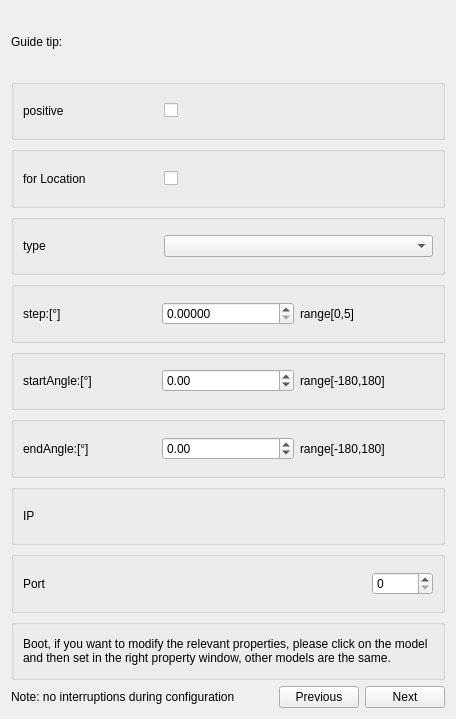
<?xml version="1.0" encoding="UTF-8"?>
<ui version="4.0">
 <class>LaserContentSetting</class>
 <widget class="QWidget" name="LaserContentSetting">
  <property name="geometry">
   <rect>
    <x>0</x>
    <y>0</y>
    <width>456</width>
    <height>719</height>
   </rect>
  </property>
  <property name="windowTitle">
   <string>Laser Guidence Setting</string>
  </property>
  <layout class="QVBoxLayout" name="verticalLayout">
   <item>
    <layout class="QHBoxLayout" name="horizontalLayout_18">
     <item>
      <widget class="QLabel" name="label_prompt">
       <property name="text">
        <string>Guide tip:</string>
       </property>
      </widget>
     </item>
     <item>
      <widget class="QLabel" name="label_direction">
       <property name="text">
        <string/>
       </property>
      </widget>
     </item>
    </layout>
   </item>
   <item>
    <widget class="QGroupBox" name="groupBox_0">
     <property name="title">
      <string/>
     </property>
     <layout class="QHBoxLayout" name="horizontalLayout_3">
      <item>
       <layout class="QHBoxLayout" name="horizontalLayout" stretch="1,2">
        <item>
         <widget class="QLabel" name="label_2">
          <property name="text">
           <string>positive</string>
          </property>
         </widget>
        </item>
        <item>
         <widget class="QCheckBox" name="checkBox_inverse">
          <property name="text">
           <string/>
          </property>
         </widget>
        </item>
       </layout>
      </item>
     </layout>
    </widget>
   </item>
   <item>
    <widget class="QGroupBox" name="groupBox_1">
     <property name="title">
      <string/>
     </property>
     <layout class="QHBoxLayout" name="horizontalLayout_7">
      <item>
       <layout class="QHBoxLayout" name="horizontalLayout_2" stretch="1,2">
        <item>
         <widget class="QLabel" name="label_location">
          <property name="text">
           <string>for Location</string>
          </property>
         </widget>
        </item>
        <item>
         <widget class="QCheckBox" name="checkBox_forLocation">
          <property name="text">
           <string/>
          </property>
         </widget>
        </item>
       </layout>
      </item>
     </layout>
    </widget>
   </item>
   <item>
    <widget class="QGroupBox" name="groupBox_2">
     <property name="title">
      <string/>
     </property>
     <layout class="QHBoxLayout" name="horizontalLayout_17">
      <item>
       <layout class="QHBoxLayout" name="horizontalLayout_6" stretch="1,2">
        <item>
         <widget class="QLabel" name="label_9">
          <property name="text">
           <string>type</string>
          </property>
         </widget>
        </item>
        <item>
         <widget class="customComboBox" name="comboBox_type"/>
        </item>
       </layout>
      </item>
     </layout>
    </widget>
   </item>
   <item>
    <widget class="QGroupBox" name="groupBox_3">
     <property name="title">
      <string/>
     </property>
     <layout class="QHBoxLayout" name="horizontalLayout_10">
      <item>
       <layout class="QHBoxLayout" name="horizontalLayout_4">
        <item>
         <widget class="QLabel" name="label_10">
          <property name="text">
           <string>step:[°]</string>
          </property>
         </widget>
        </item>
        <item>
         <widget class="customDoubleSpinBox" name="doubleSpinBox_step">
          <property name="decimals">
           <number>5</number>
          </property>
          <property name="maximum">
           <double>5.000000000000000</double>
          </property>
         </widget>
        </item>
        <item>
         <widget class="QLabel" name="label_11">
          <property name="text">
           <string>range[0,5]</string>
          </property>
         </widget>
        </item>
       </layout>
      </item>
     </layout>
    </widget>
   </item>
   <item>
    <widget class="QGroupBox" name="groupBox_4">
     <property name="title">
      <string/>
     </property>
     <layout class="QHBoxLayout" name="horizontalLayout_11">
      <item>
       <layout class="QHBoxLayout" name="horizontalLayout_9">
        <item>
         <widget class="QLabel" name="label_12">
          <property name="text">
           <string>startAngle:[°]</string>
          </property>
         </widget>
        </item>
        <item>
         <widget class="customDoubleSpinBox" name="doubleSpinBox_minAngle">
          <property name="minimum">
           <double>-180.000000000000000</double>
          </property>
          <property name="maximum">
           <double>180.000000000000000</double>
          </property>
         </widget>
        </item>
        <item>
         <widget class="QLabel" name="label_13">
          <property name="text">
           <string>range[-180,180]</string>
          </property>
         </widget>
        </item>
       </layout>
      </item>
     </layout>
    </widget>
   </item>
   <item>
    <widget class="QGroupBox" name="groupBox_5">
     <property name="title">
      <string/>
     </property>
     <layout class="QHBoxLayout" name="horizontalLayout_12">
      <item>
       <layout class="QHBoxLayout" name="horizontalLayout_8">
        <item>
         <widget class="QLabel" name="label_14">
          <property name="text">
           <string>endAngle:[°]</string>
          </property>
         </widget>
        </item>
        <item>
         <widget class="customDoubleSpinBox" name="doubleSpinBox_maxAngle">
          <property name="minimum">
           <double>-180.000000000000000</double>
          </property>
          <property name="maximum">
           <double>180.000000000000000</double>
          </property>
         </widget>
        </item>
        <item>
         <widget class="QLabel" name="label_15">
          <property name="text">
           <string>range[-180,180]</string>
          </property>
         </widget>
        </item>
       </layout>
      </item>
     </layout>
    </widget>
   </item>
   <item>
    <widget class="QGroupBox" name="groupBox_6">
     <property name="title">
      <string/>
     </property>
     <layout class="QHBoxLayout" name="horizontalLayout_14">
      <item>
       <layout class="QHBoxLayout" name="horizontalLayout_13">
        <item>
         <widget class="QLabel" name="label_16">
          <property name="text">
           <string>IP</string>
          </property>
         </widget>
        </item>
        <item>
         <spacer name="horizontalSpacer">
          <property name="orientation">
           <enum>Qt::Horizontal</enum>
          </property>
          <property name="sizeHint" stdset="0">
           <size>
            <width>60</width>
            <height>20</height>
           </size>
          </property>
         </spacer>
        </item>
        <item>
         <widget class="QIpAddressEdit" name="widget_IP" native="true"/>
        </item>
       </layout>
      </item>
     </layout>
    </widget>
   </item>
   <item>
    <widget class="QGroupBox" name="groupBox_7">
     <property name="title">
      <string/>
     </property>
     <layout class="QHBoxLayout" name="horizontalLayout_16">
      <item>
       <layout class="QHBoxLayout" name="horizontalLayout_15">
        <item>
         <widget class="QLabel" name="label_17">
          <property name="text">
           <string>Port</string>
          </property>
         </widget>
        </item>
        <item>
         <spacer name="horizontalSpacer_3">
          <property name="orientation">
           <enum>Qt::Horizontal</enum>
          </property>
          <property name="sizeHint" stdset="0">
           <size>
            <width>40</width>
            <height>20</height>
           </size>
          </property>
         </spacer>
        </item>
        <item>
         <widget class="QSpinBox" name="spinBox_port">
          <property name="maximum">
           <number>65535</number>
          </property>
         </widget>
        </item>
       </layout>
      </item>
     </layout>
    </widget>
   </item>
   <item>
    <widget class="QGroupBox" name="groupBox_8">
     <property name="sizePolicy">
      <sizepolicy hsizetype="Preferred" vsizetype="Minimum">
       <horstretch>0</horstretch>
       <verstretch>0</verstretch>
      </sizepolicy>
     </property>
     <property name="title">
      <string/>
     </property>
     <layout class="QHBoxLayout" name="horizontalLayout_19">
      <item>
       <widget class="QLabel" name="label_directOther">
        <property name="text">
         <string>Boot, if you want to modify the relevant properties, please click on the model and then set in the right property window, other models are the same.</string>
        </property>
        <property name="wordWrap">
         <bool>true</bool>
        </property>
       </widget>
      </item>
     </layout>
    </widget>
   </item>
   <item>
    <layout class="QHBoxLayout" name="horizontalLayout_5">
     <item>
      <widget class="QLabel" name="label_warningToolTip">
       <property name="text">
        <string>Note: no interruptions during configuration</string>
       </property>
      </widget>
     </item>
     <item>
      <spacer name="horizontalSpacer_2">
       <property name="orientation">
        <enum>Qt::Horizontal</enum>
       </property>
       <property name="sizeHint" stdset="0">
        <size>
         <width>40</width>
         <height>20</height>
        </size>
       </property>
      </spacer>
     </item>
     <item>
      <widget class="QPushButton" name="ptb_Previous">
       <property name="text">
        <string>Previous</string>
       </property>
      </widget>
     </item>
     <item>
      <widget class="QPushButton" name="ptb_Next">
       <property name="text">
        <string>  Next  </string>
       </property>
      </widget>
     </item>
    </layout>
   </item>
  </layout>
 </widget>
 <customwidgets>
  <customwidget>
   <class>customComboBox</class>
   <extends>QComboBox</extends>
   <header>ModelCustomWidget.h</header>
  </customwidget>
  <customwidget>
   <class>customDoubleSpinBox</class>
   <extends>QDoubleSpinBox</extends>
   <header>ModelCustomWidget.h</header>
  </customwidget>
  <customwidget>
   <class>QIpAddressEdit</class>
   <extends>QWidget</extends>
   <header>QIpAddressEdit.h</header>
   <container>1</container>
  </customwidget>
 </customwidgets>
 <resources/>
 <connections/>
</ui>
